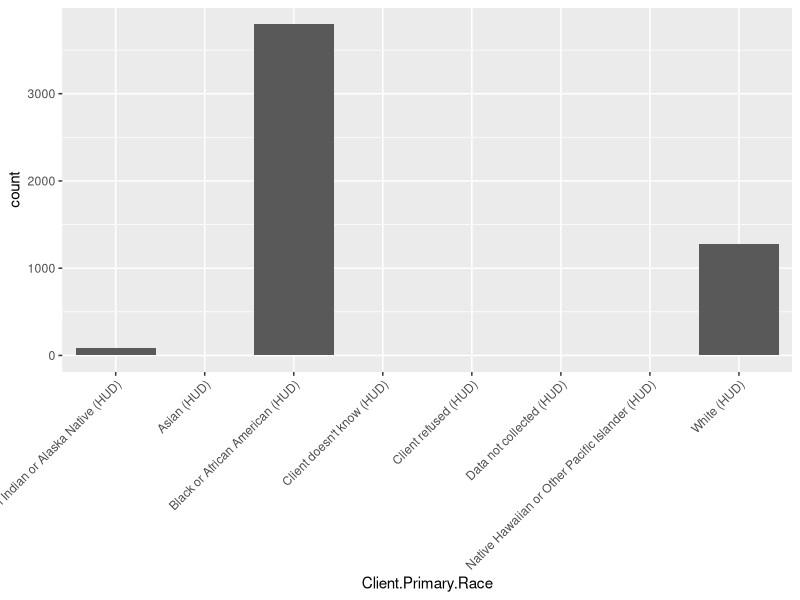
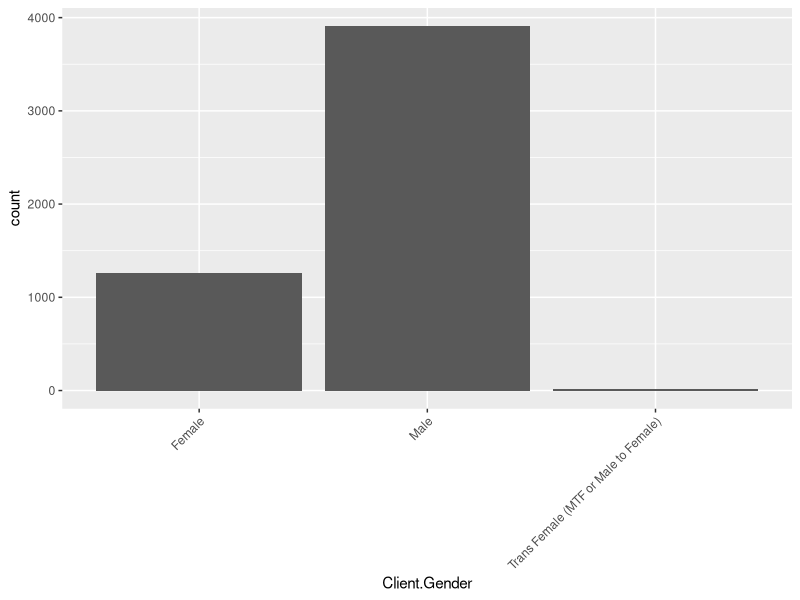
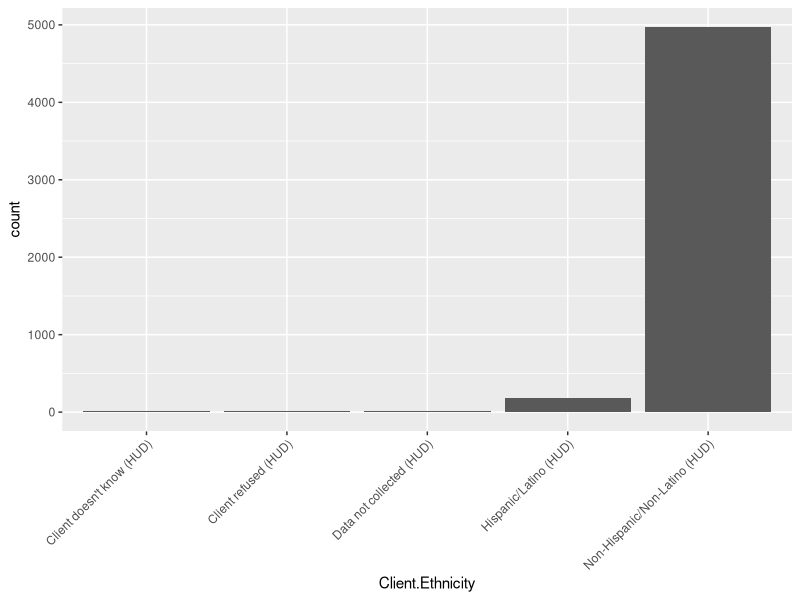
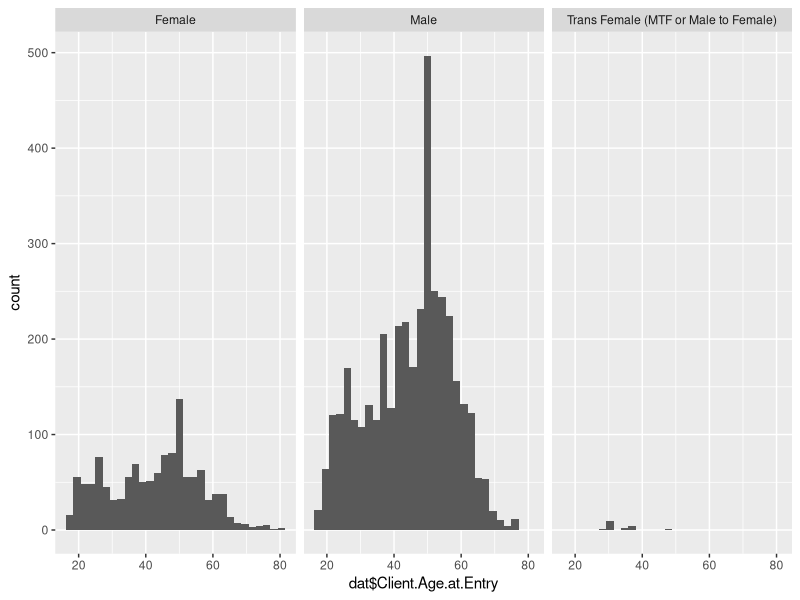

The R source for these figures, in order:
## ---- chunk 1
knitr::opts_chunk$set(echo = TRUE)

library(ggplot2)
library(tidyverse)

setwd("~/Desktop/611 Notes/bios611-projects-fall-2019-cwzhou/project_3/data")
dat = read.csv("export_dataframe.csv", header = TRUE)
## ---- chunk 2

dat_noID = dat[,-c(1,2,3,4)]
summary(dat_noID)

dat %>%
  ggplot(aes(x=Client.Primary.Race)) +
  geom_bar() +
  theme(axis.text.x = element_text(angle = 45, hjust = 1))

dat %>%
  ggplot(aes(x=Client.Gender)) +
  geom_bar() +
  theme(axis.text.x = element_text(angle = 45, hjust = 1))

dat %>%
  ggplot(aes(x=Client.Ethnicity)) +
  geom_bar() +
  theme(axis.text.x = element_text(angle = 45, hjust = 1))

## ---- chunk 3
dat$Client.Gender <- as.factor(dat$Client.Gender)
ggplot(dat, aes(x = dat$Client.Age.at.Entry)) + geom_histogram() + facet_wrap(~Client.Gender)
## ---- chunk 4
mod1 = lm(formula = Total.Nights ~ Client.Gender + Client.Age.at.Entry + Client.Ethnicity + Client.Primary.Race, data = dat)
summary(mod1)
